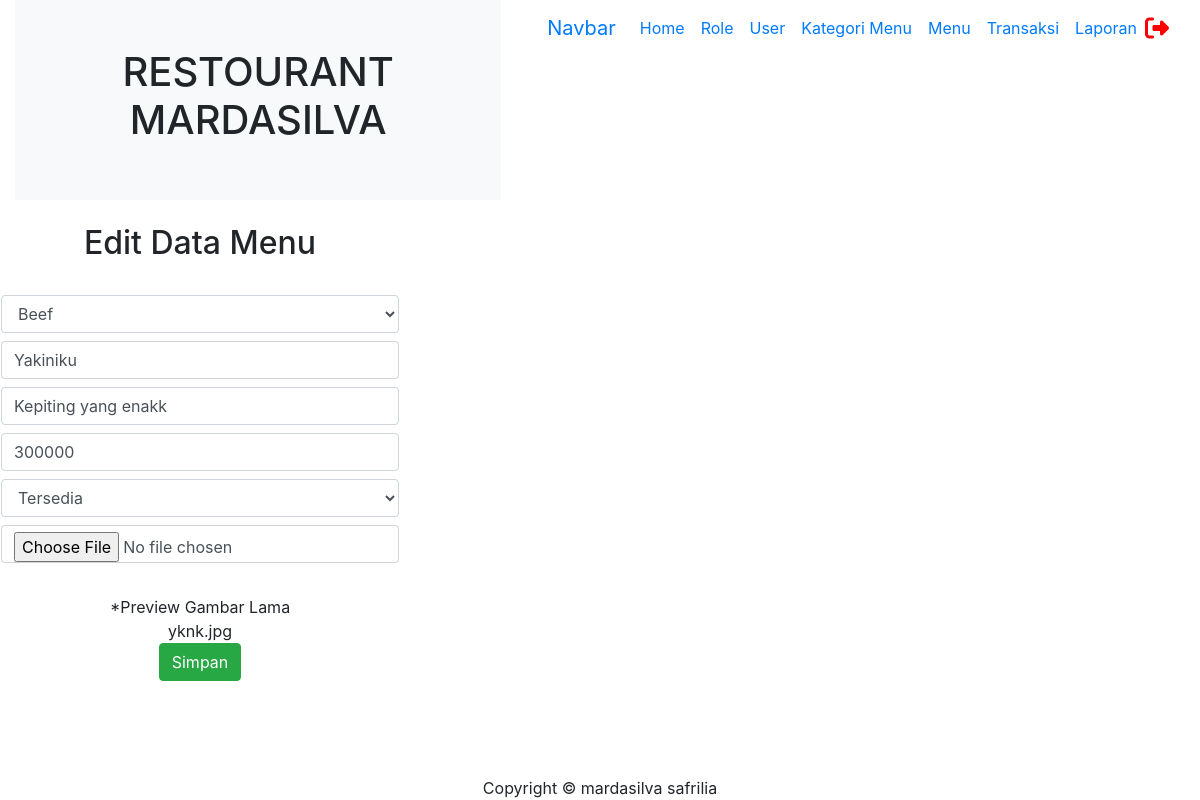
/admin/layout/admin.php?page=menu-edit&id_menu=16 (signed in), run on the app's committed database.
### tables this page shows
CREATE TABLE `menu` (
  `id_menu` int(11) NOT NULL,
  `id_kategori_menu` int(11) NOT NULL,
  `nama_menu` varchar(30) NOT NULL,
  `deskripsi_menu` varchar(255) NOT NULL,
  `harga_menu` int(11) NOT NULL,
  `status_menu` enum('tersedia','habis') NOT NULL,
  `foto_menu` varchar(255) NOT NULL
);

CREATE TABLE `kategori_menu` (
  `id_kategori_menu` int(11) NOT NULL,
  `nama_kategori_menu` varchar(30) NOT NULL,
  `foto_kategori_menu` varchar(255) NOT NULL
);

### admin/menu/menu-edit.php (the view, shortened to what this page needs)
<?php
$id_menu = $_GET['id_menu'];
$query = $koneksi->query("SELECT * FROM menu JOIN kategori_menu
                        ON menu.id_kategori_menu = kategori_menu.id_kategori_menu
                        WHERE id_menu = '$id_menu'");
$hasil_menu = $query->fetch_object();
?>
<br><center><h2>Edit Data Menu</h2><br>
<table width="400px">
     <tr>
          <td>
               <form action="?page=menu-update" method="POST" enctype="multipart/form-data">
                    <select class="form-control mb-2" name="id_kategori_menu" >
                    <option value="<?= $hasil_menu->id_kategori_menu?>">
                        <?= $hasil_menu-> nama_kategori_menu?>
                    </option>
                    </select>
                    <input value="<?= $hasil_menu->nama_menu?>" class="form-control mb-2" type="text" name="nama_menu" placeholder="Nama Menu">
                    <input value="<?= $hasil_menu->deskripsi_menu?>" class="form-control mb-2" type="text" name="deskripsi_menu" placeholder="Deskripsi Menu">
                    <input value="<?= $hasil_menu->harga_menu?>" class="form-control mb-2" type="text" name="harga_menu" placeholder="Harga Menu">
                    <select class="form-control mb-2" name="status_menu" >
                    <option value="tersedia" <?= $hasil_menu->status_menu  == 'tersedia' ? 'selected' : '' ?> >Tersedia</option>
                    </select>
                    <input class="form-control mb-2" type="file" name="foto_menu">
                    <center><img width="100" src="../../assets/image/menu/<?= $hasil_menu->foto_menu ?>" alt="">
                    <div class="text-form mb=2">*Preview Gambar Lama <br> <?= $hasil_menu->foto_menu ?></div></center>
                    <center><button class="btn btn-success" type="submit">Simpan</button></center>
               </form>
          </td>
     </tr>
</table>
</center>

### data on the page
menu: id_kategori_menu "Beef", nama_menu "Yakiniku", deskripsi_menu "Kepiting yang enakk", harga_menu "300000", status_menu "Tersedia", foto_menu "yknk.jpg"
